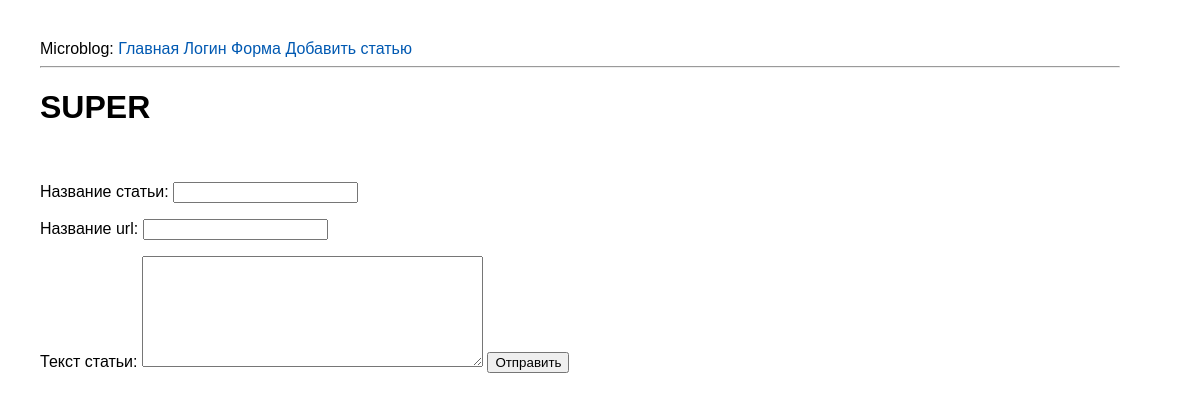
Page /add_post (signed in) on the committed database.
### tables this page shows
CREATE TABLE mainmenu(
id INTEGER PRIMARY KEY AUTOINCREMENT,
title text NOT NULL,
url text NOT NULL
);

### app.py (the view, shortened to what this page needs)
@app.route('/add_post', methods=['POST', 'GET'])
@login_required
def addPost():
	return render_template('add_post.html', menu=dbase().getMenu(), title='Добавление статьи')

### FDataBase.py (called while the page is built)
	def getMenu(self):
		sql = '''SELECT * FROM mainmenu'''
		try:
			self.__cur.execute(sql)
			res = self.__cur.fetchall()
			if res:
				return res
		except:
			print('ОШибка')
		return []

	def getUser(self, user_id):
		try:
			self.__cur.execute(f"SELECT * FROM users WHERE id = {user_id}")
			res = self.__cur.fetchone()
			if not res:
				print("Пользователь не найден")
				return False
			return res
		except sqlite3.Error as e:
			print("Ошибка получения данных из БД "+str(e))
		return False

### UserLogin.py (called while the page is built)
    def fromDB(self, user_id, db):
        self.__user = db.getUser(user_id)
        return self

### app.py (called while the page is built)
@login_manager.user_loader
def load_user(user_id):
	print("load_user")
	return UserLogin().fromDB(user_id, dbase())

def connect_db():
	conn=sqlite3.connect(app.config['DATABASE'])
	conn.row_factory = sqlite3.Row
	return conn

def get_db():
	if not hasattr(g, 'link_db'):
		g.link_db = connect_db()
	return g.link_db

@app.teardown_appcontext
def close(error):
		if hasattr(g, 'link_db'):
			g.link_db.close()

def dbase():
	db = get_db()
	dbase = FDataBase(db)
	return dbase

### templates/add_post.html (shortened to what this page needs)
{% extends "base.html" %}
{% block content %}
{{  super() }}
<form action="{{url_for('addPost')}}" method="post" class="form-cont">
<p>
<label>Название статьи: </label>
<input type="text" name="name" />
</p>
<p>
	<label>Название url: </label>
<input type="text" name="url" />
</p>
<p>
<label>Текст статьи:</label>
<textarea name="post" rows="7" cols="40"></textarea>
<input type="submit" value="Отправить" />
</p>
</form>
{% endblock %}

### templates/base.html (shortened to what this page needs)
<html>
  <head>
    <link type="text/css" rel="stylesheet" href="{{ url_for('static', filename='css/style.css') }}">
  </head>
  <body>
    <div>
    Microblog: {% for m in menu %}
    <a href="{{ m.url }}">{{ m.title }}</a>
    {% endfor %}
</div>
    <hr>
    {% block content %}
<h1>SUPER</h1> <br>
    {% endblock %}
  </body>
</html>

### static/css/style.css (style rules this page uses)
body { font-family: 'Arial'; margin: 20; padding: 20; height: 90%; width: 90%; }
a { color: #0059b2; text-decoration: none; }

### rows in the picture
mainmenu: title "Главная"
mainmenu: title "Логин"
mainmenu: title "Форма"
mainmenu: title "Добавить статью"
